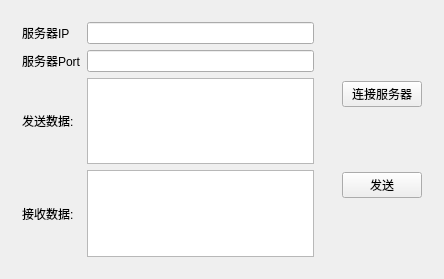
<?xml version="1.0" encoding="UTF-8"?>
<ui version="4.0">
 <class>Widget</class>
 <widget class="QWidget" name="Widget">
  <property name="geometry">
   <rect>
    <x>0</x>
    <y>0</y>
    <width>444</width>
    <height>279</height>
   </rect>
  </property>
  <property name="windowTitle">
   <string>Widget</string>
  </property>
  <layout class="QVBoxLayout" name="verticalLayout_2">
   <item>
    <layout class="QHBoxLayout" name="horizontalLayout">
     <item>
      <widget class="QWidget" name="widget_Client" native="true">
       <layout class="QGridLayout" name="gridLayout">
        <item row="0" column="0">
         <widget class="QLabel" name="label">
          <property name="text">
           <string>服务器IP</string>
          </property>
         </widget>
        </item>
        <item row="0" column="1">
         <widget class="QLineEdit" name="lineEdit_Server_Ip"/>
        </item>
        <item row="1" column="0">
         <widget class="QLabel" name="label_2">
          <property name="text">
           <string>服务器Port</string>
          </property>
         </widget>
        </item>
        <item row="1" column="1">
         <widget class="QLineEdit" name="lineEdit_Server_Port"/>
        </item>
        <item row="2" column="0">
         <widget class="QLabel" name="label_3">
          <property name="text">
           <string>发送数据:</string>
          </property>
         </widget>
        </item>
        <item row="2" column="1">
         <widget class="QTextEdit" name="textEdit_Content_Send"/>
        </item>
        <item row="3" column="0">
         <widget class="QLabel" name="label_4">
          <property name="text">
           <string>接收数据:</string>
          </property>
         </widget>
        </item>
        <item row="3" column="1">
         <widget class="QTextEdit" name="textEdit_Content_Receive"/>
        </item>
       </layout>
      </widget>
     </item>
     <item>
      <widget class="QWidget" name="widget_Operation" native="true">
       <layout class="QVBoxLayout" name="verticalLayout">
        <item>
         <widget class="QPushButton" name="pushButton_Connect">
          <property name="text">
           <string>连接服务器</string>
          </property>
         </widget>
        </item>
        <item>
         <widget class="QPushButton" name="pushButton">
          <property name="text">
           <string>发送</string>
          </property>
         </widget>
        </item>
       </layout>
      </widget>
     </item>
    </layout>
   </item>
  </layout>
 </widget>
 <layoutdefault spacing="6" margin="11"/>
 <resources/>
 <connections/>
</ui>
